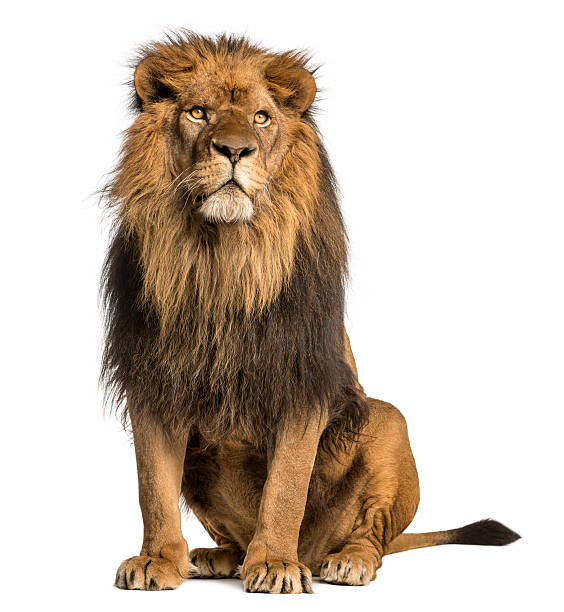
#> input picture lion.jpg, 564 x 612 px
$ python dft_of_gabor.py
#> lines starting #> are read from the running program, lines starting #| are printed output that depends on the picture
import cv2 as cv
import time
import numpy as np
from matplotlib import pyplot as plt


#read the image
g_kernel = cv.getGaborKernel((21, 21), 8.0, np.pi/4, 10.0, 0.5, 0, ktype=cv.CV_32F)

img = cv.imread('lion.jpg')
#> img is the input picture: shape (612, 564, 3); mean B, G, R 180, 192.9, 206.4
img = cv.cvtColor(img, cv.COLOR_BGR2GRAY)
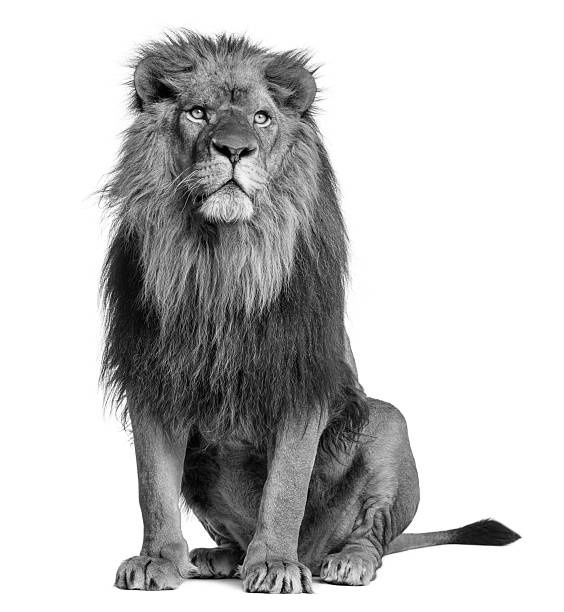
#> img: shape (612, 564); min 0, max 255, mean 195.5
filtered_img = cv.filter2D(img, cv.CV_8UC3, g_kernel)
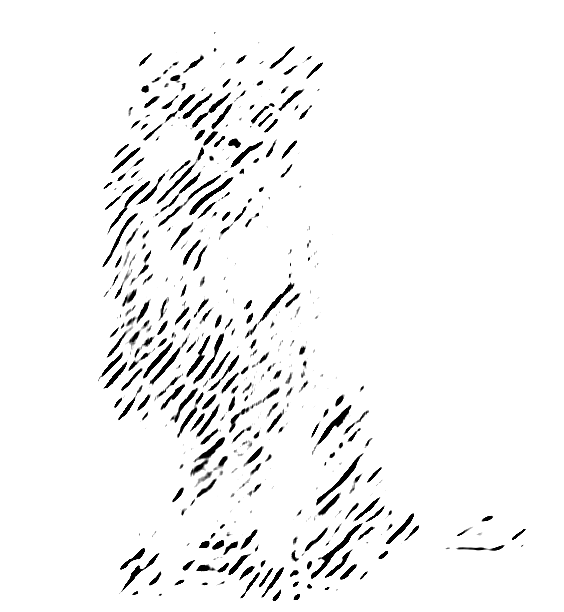
#> filtered_img: shape (612, 564); min 0, max 255, mean 244

'''dft flow'''
dft = cv.dft(np.float32(img),flags = cv.DFT_COMPLEX_OUTPUT)
dft_shift = np.fft.fftshift(dft)

magnitude_spectrum = 20*np.log(cv.magnitude(dft_shift[:,:,0],dft_shift[:,:,1]))
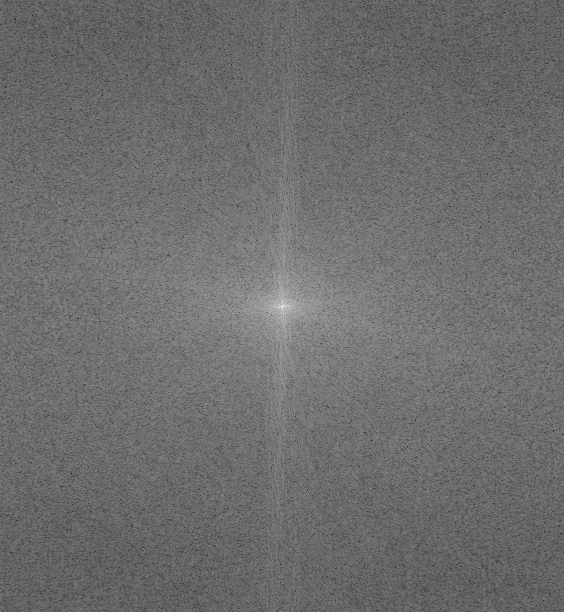
#> magnitude_spectrum: shape (612, 564) float32; min 31.75, max 360.5, mean 173; drawn with min black and max white

plt.subplot(121),plt.imshow(filtered_img, cmap = 'gray')
plt.title('Input Image'), plt.xticks([]), plt.yticks([])
plt.subplot(122),plt.imshow(magnitude_spectrum, cmap = 'gray')
plt.title('Magnitude Spectrum'), plt.xticks([]), plt.yticks([])
plt.show()
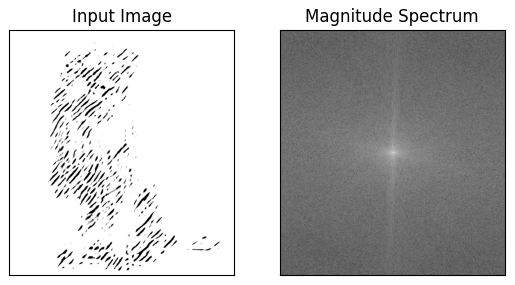
#> figure drawn by matplotlib, 2 panels
#display on screen
cv.imshow('image', img)
cv.imshow('filtered image', filtered_img)

# [8 lines of commented-out code are left out]
cv.waitKey(0)
cv.destroyAllWindows()
